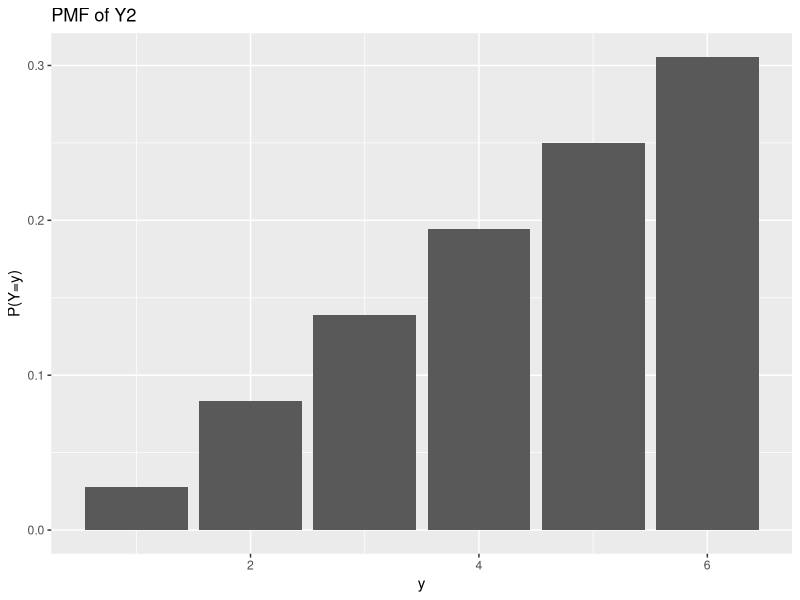
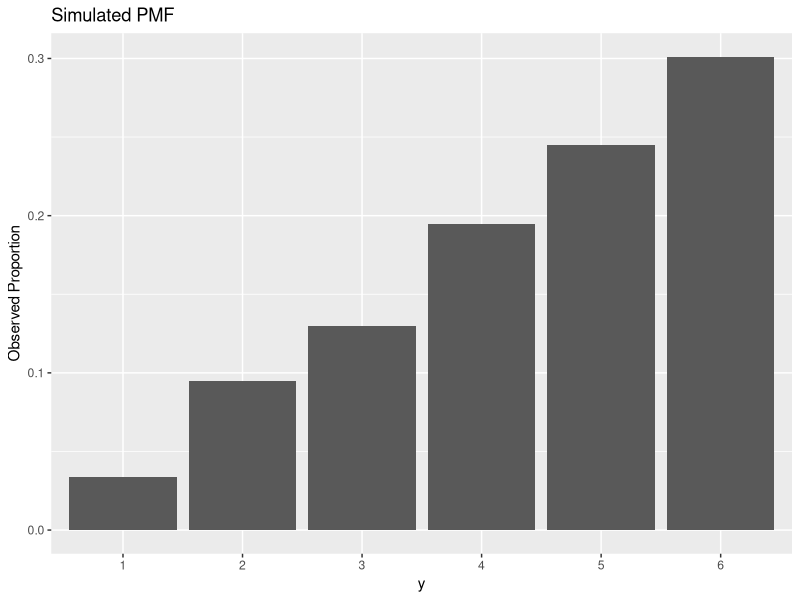

Generate these figures, in order, with R:
## ---- chunk 1
  #PMF
  y <- 1:6
  py <- c(1/36,3/36,5/36,7/36,9/36,11/36)
  y
  py
  #E(Y)
  mu <- sum(y*py)
  mu
  #Var(Y)
  EY2 <- sum(y^2*py)
  EY2
  sigma2 <- EY2 - mu^2
  sigma2
  #SD(Y)
  sigma <- sqrt(sigma2)
  sigma
## ---- chunk 2
  library(ggplot2)
  dd <- data.frame(y=y,probs=py)
  ggplot(aes(x=y,y=probs),data=dd) + 
    geom_bar(stat="identity") + 
    ylab('P(Y=y)') + 
    ggtitle('PMF of Y2')
## ---- chunk 3
  #Result from E(aY + b) = aE(Y) + b
  muZ <- 2*mu + 1
  muZ
  #Result from Var(aY + b) = a^2Var(Y)
  varZ <- 2^2*sigma2
  varZ
## ---- chunk 4
  one.Y <- function() {
    sample.space <- c(1,2,3,4,5,6)
    red <- sample(sample.space,1)
    white <- sample(sample.space,1)  
    maximum <- max(red,white)
    return(maximum)
    }
  one.Y()
  one.Y()
## ---- chunk 5
  set.seed(1212)
  many.Y <- replicate(1000,one.Y())
  many.Y
## ---- chunk 6
  library(ggplot2)
  df <- data.frame(x=as.factor(many.Y))
  ggplot(aes(x=as.factor(many.Y)),data=df) + 
    geom_bar(aes(y=(..count..)/(sum(..count..)))) + 
    ylab('Observed Proportion') + 
    xlab('y') + 
    ggtitle('Simulated PMF')
## ---- chunk 7
  mean(many.Y)
## ---- chunk 8
  var(many.Y)
## ---- chunk 9
  sd(many.Y)
## ---- chunk 10
  #Recall Z = 2Y + 1
  many.Z <- 2*many.Y + 1
  many.Z
## ---- chunk 11
  mean(many.Z)
## ---- chunk 12
  var(many.Z)
